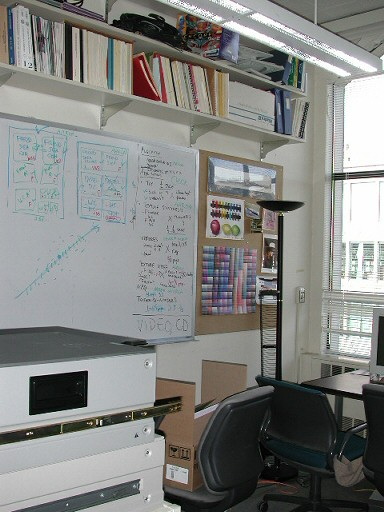
#> input picture data/grail/grail00.jpg, 384 x 512 px
$ python -i harris.py   (imports and definitions only)   (older library calls are emulated)
#> lines starting #> are read from the running program, lines starting #| are printed output that depends on the picture
#> further down, picture is the input picture: shape (512, 384, 3); mean B, G, R 129, 131.7, 130.6
from feature_description import SIFT_descriptor
import numpy as np
import copy
import cv2

def compute_R(img, ksize = 3, s = 5, k = 0.04):
    '''
        compute R for each image
    '''
#> called with ksize = 3, s = 5, k = 0.04
    blur_img = cv2.GaussianBlur(img, (ksize, ksize), s)
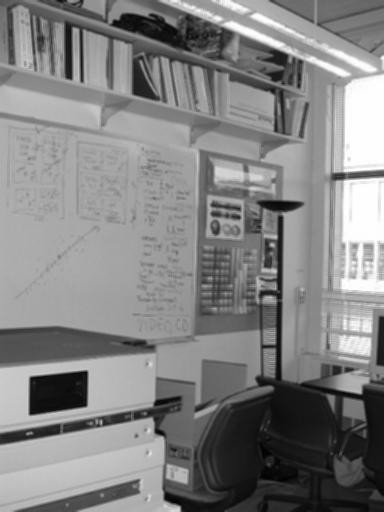
#> blur_img: shape (512, 384); min 2, max 255, mean 131
    # Ix, Iy =  cv2.Sobel(np.array(blur_img), cv2.CV_64F, 1, 0), cv2.Sobel(np.array(blur_img), cv2.CV_64F, 0, 1)
    # Ix, Iy =  cv2.Scharr(np.array(blur_img), cv2.CV_64F, 1, 0), cv2.Sobel(np.array(blur_img), cv2.CV_64F, 0, 1)
    Iy, Ix = np.gradient(blur_img)
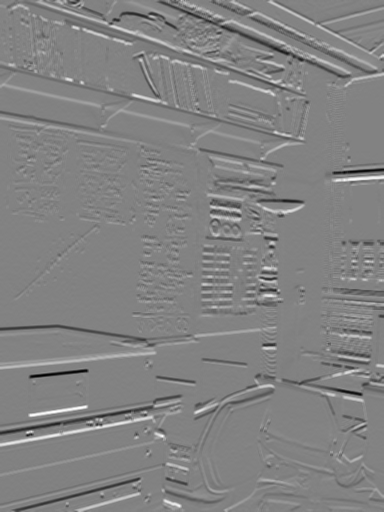
#> Iy: shape (512, 384) float64; min -66.5, max 63, mean -0.1; drawn with min black and max white
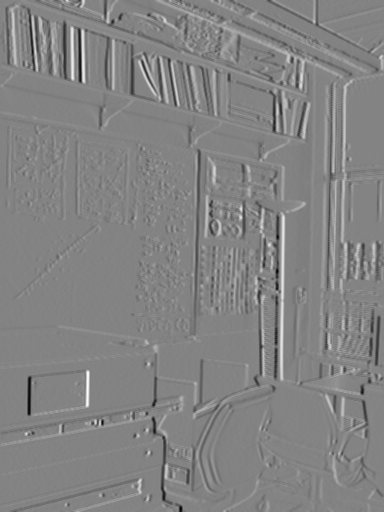
#> Ix: shape (512, 384) float64; min -65.5, max 61.5, mean 0; drawn with min black and max white

    Ix2, Iy2, Ixy = Ix ** 2, Iy ** 2, Ix * Iy
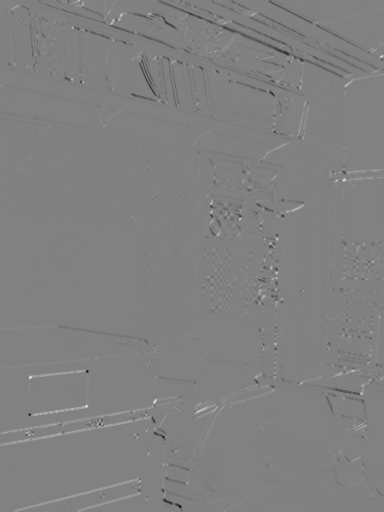
#> Ixy: shape (512, 384) float64; min -1872.5, max 1827, mean -4.2; drawn with min black and max white
    Sx2, Sy2, Sxy = cv2.GaussianBlur(Ix2, (ksize, ksize), s), cv2.GaussianBlur(Iy2, (ksize, ksize), s), cv2.GaussianBlur(Ixy, (ksize, ksize), s)
    '''
        M = [[Sx2, Sxy],
             [Sxy, Sy2]]
    '''
    detM = (Sx2 * Sy2) - (Sxy ** 2)
    traceM = Sx2 + Sy2
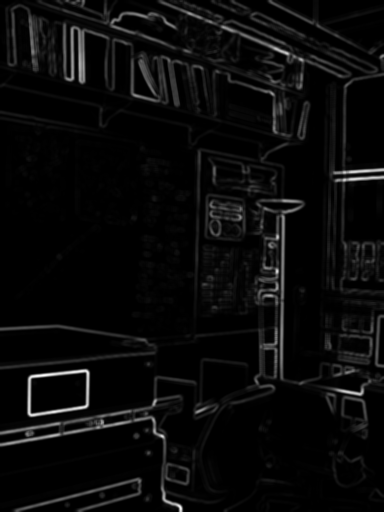
#> traceM: shape (512, 384) float64; min 0, max 3090.8, mean 127.9; drawn with min black and max white
    R = detM - k * traceM ** 2
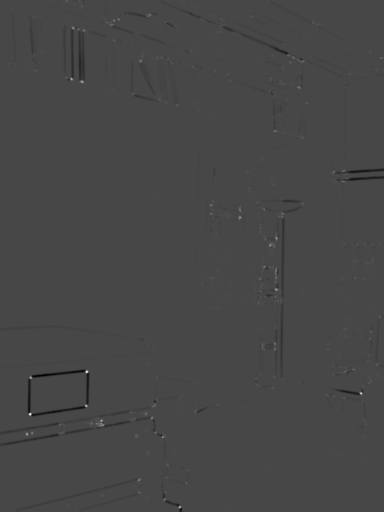
#> R: shape (512, 384) float64; min -374128.5, max 961000.8, mean -1826.6; drawn with min black and max white

    return R, blur_img

def threshold_R(R, threshold = 0.04):
#> called with threshold = 0.04
    R[R <= threshold * R.max()] = 0
    return R

def find_local_maximum(R, k):
    '''
        k: window size
    '''
#> called with k = 3
    h, w = R.shape
#> h = 512; w = 384

    localmax_img = np.zeros((h, w), dtype='uint8')
    localmax_pts = []

    k = k // 2
    for i in range(k, h-k):
        for j in range(k, w-k):
            center = R[i][j]
            ismax = True
            for di in range(-k, k+1):
                for dj in range(-k, k+1):
                    if di == 0 and dj == 0:
                        continue
                    if R[i+di][j+dj] >= center:
                        ismax = False
                        break
            if ismax:
                localmax_pts.append([i, j])
                localmax_img[i][j] = 255
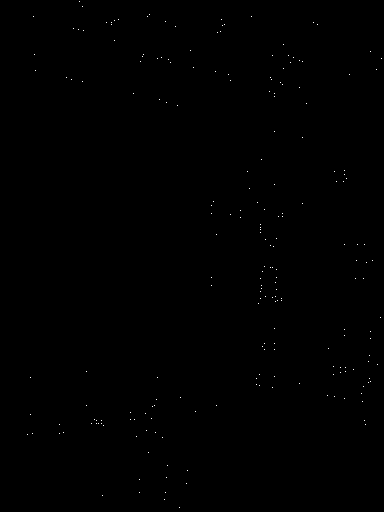
#> localmax_img: shape (512, 384); 0.11% white in thin lines or dots
#> after the loop, localmax_pts = 214 pairs, first value 1 to 507, second value 27 to 381

    return localmax_img, localmax_pts

def draw_red_points(img, points):

    kp_img = copy.deepcopy(img)
    for point in points:
        cv2.circle(kp_img, (point[1], point[0]), 1, (0, 0, 255), 3)
    cv2.imshow('show key points', kp_img)
    cv2.waitKey(0)

    return kp_img

def output_img(img, name):
    cv2.imwrite(f'../myresult/{name}.png', img)

def harris_corner_detector(img):
    '''
        return:
        1. keypoints: n x k x 2
            n: number of images
            k: number of keypoints for each image (i.e. k varies from images)
            2: [x, y]
        2. localmax_ims: n x h x w
            n: number of images
            h: image height
            w: image width
    '''
    ## convert img to gray
    ori = copy.deepcopy(img)
    img = cv2.cvtColor(img, cv2.COLOR_BGR2GRAY)

    ## find corner response R
    R, blur_img = compute_R(img)
    R = threshold_R(R)
    # cv2.imshow('show R', R)
    # cv2.waitKey(0)

    ## find local maximum on R
    localmax_img, localmax_points = find_local_maximum(R, 3)
#> localmax_points has the same summary as localmax_pts in find_local_maximum
    # cv2.imshow('show local maximum', localmax_img)
    # cv2.waitKey(0)

    ## draw keypoint on the original image
    # kp_img = draw_red_points(ori, localmax_points)

    return localmax_points, blur_img

# img = cv2.imread('./cow.jpg')
# keypoints, localmax_imgs = harris_corner_detector([img])

>>> import cv2
>>> picture = cv2.imread('../data/grail/grail00.jpg')
>>> result = harris_corner_detector(picture)

$ run again, on data/grail/grail02.jpg
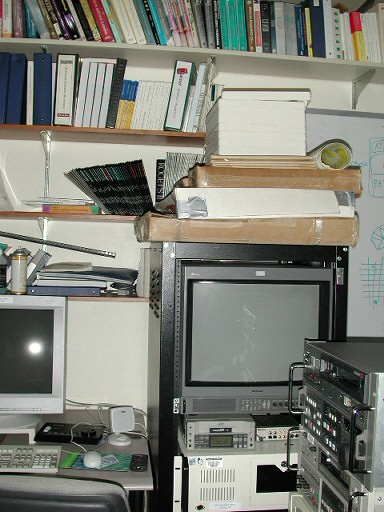
#> input picture data/grail/grail02.jpg, 384 x 512 px
#> picture is the input picture: shape (512, 384, 3); mean B, G, R 119.6, 129.1, 128.1
#> in compute_R, `R = detM - k * traceM ** 2`:
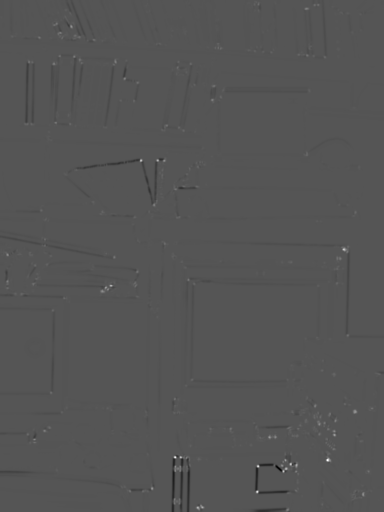
#> R: shape (512, 384) float64; min -898967, max 1796045.6, mean -2535.4; drawn with min black and max white
#> after the loop in find_local_maximum, `for i in range(k, h-k):`:
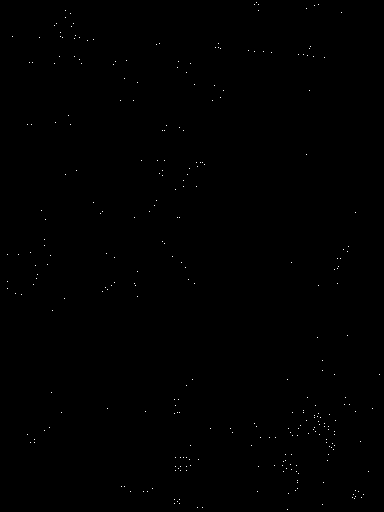
#> localmax_img: shape (512, 384); 0.15% white in thin lines or dots
#> after the loop in find_local_maximum, `for i in range(k, h-k):`: localmax_pts = 295 pairs, first value 2 to 509, second value 7 to 379
#> localmax_points has the same summary as localmax_pts in find_local_maximum

$ run again, on data/grail/grail03.jpg
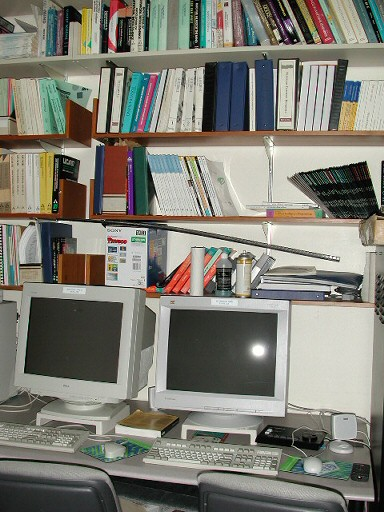
#> input picture data/grail/grail03.jpg, 384 x 512 px
#> picture is the input picture: shape (512, 384, 3); mean B, G, R 116.1, 125.8, 127.1
#> in compute_R, `R = detM - k * traceM ** 2`:
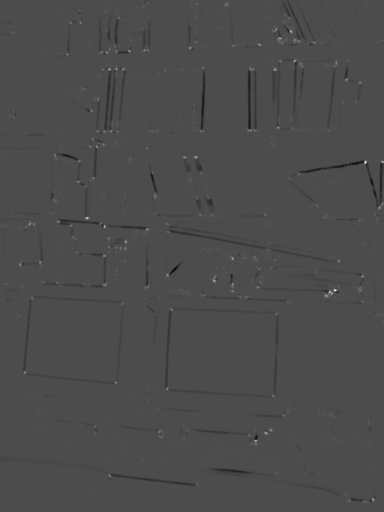
#> R: shape (512, 384) float64; min -527191.1, max 1221560.8, mean -3966.6; drawn with min black and max white
#> after the loop in find_local_maximum, `for i in range(k, h-k):`:
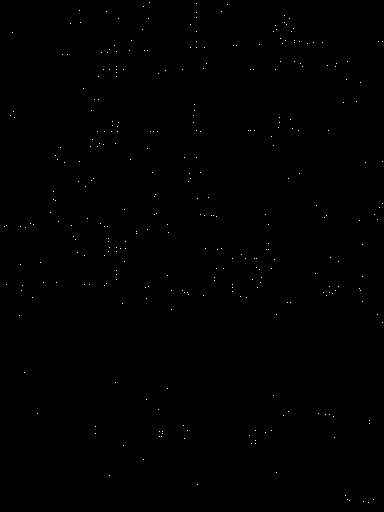
#> localmax_img: shape (512, 384); 0.17% white in thin lines or dots
#> after the loop in find_local_maximum, `for i in range(k, h-k):`: localmax_pts = 325 pairs, first value 2 to 502, second value 4 to 382
#> localmax_points has the same summary as localmax_pts in find_local_maximum
